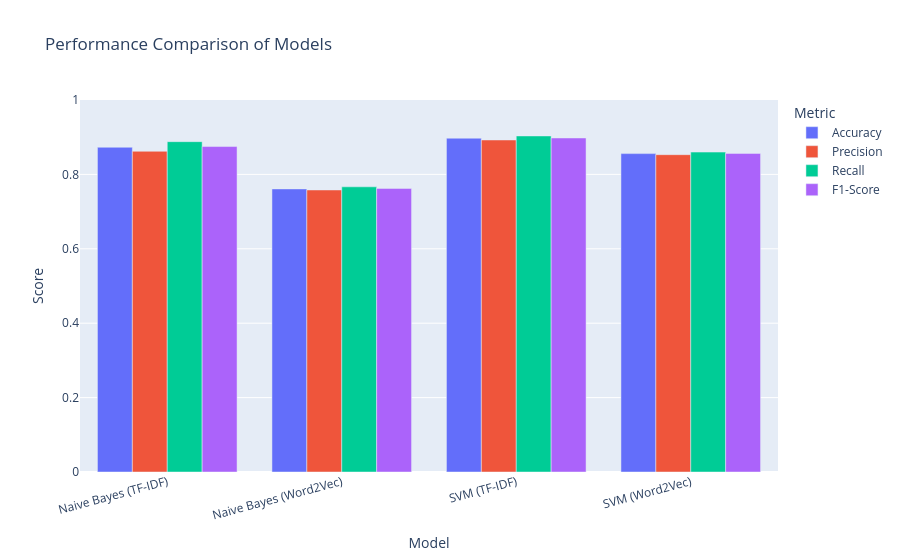

The code cell stored with this chart in its notebook:
### Markdown cell above
## Visualization 4 — Model Comparison

### Code cell
metrics_long = comparison_df[
    ["Model","Accuracy","Precision","Recall","F1-Score"]
].melt(id_vars="Model", var_name="Metric", value_name="Score")

fig = px.bar(
    metrics_long,
    x="Model",
    y="Score",
    color="Metric",
    barmode="group",
    title="Performance Comparison of Models",
    labels={"Model": "Model", "Score": "Score"},
    range_y=[0, 1]
)

fig.update_layout(xaxis_tickangle=-15)
fig.show()

best_model_name = comparison_df.sort_values(
    by="F1-Score",
    ascending=False
).iloc[0]["Model"]

print(f"""
The chart compares all trained models using Accuracy,
Precision, Recall and F1-Score.

The best-performing model is {best_model_name}.
""")

### Figure 1 — Plotly figure (JSON) as saved in the notebook; plotly's stock layout.template omitted (floating-point values rounded to 4 significant figures)
{"data": [{"alignmentgroup": "True", "hovertemplate": "Metric=Accuracy<br>Model=%{x}<br>Score=%{y}<extra></extra>", "legendgroup": "Accuracy", "marker": {"color": "#636efa", "pattern": {"shape": ""}}, "name": "Accuracy", "offsetgroup": "Accuracy", "orientation": "v", "showlegend": true, "textposition": "auto", "type": "bar", "x": ["Naive Bayes (TF-IDF)", "Naive Bayes (Word2Vec)", "SVM (TF-IDF)", "SVM (Word2Vec)"], "xaxis": "x", "y": [0.873, 0.761, 0.8973, 0.8559], "yaxis": "y"}, {"alignmentgroup": "True", "hovertemplate": "Metric=Precision<br>Model=%{x}<br>Score=%{y}<extra></extra>", "legendgroup": "Precision", "marker": {"color": "#EF553B", "pattern": {"shape": ""}}, "name": "Precision", "offsetgroup": "Precision", "orientation": "v", "showlegend": true, "textposition": "auto", "type": "bar", "x": ["Naive Bayes (TF-IDF)", "Naive Bayes (Word2Vec)", "SVM (TF-IDF)", "SVM (Word2Vec)"], "xaxis": "x", "y": [0.8621, 0.7581, 0.8925, 0.853], "yaxis": "y"}, {"alignmentgroup": "True", "hovertemplate": "Metric=Recall<br>Model=%{x}<br>Score=%{y}<extra></extra>", "legendgroup": "Recall", "marker": {"color": "#00cc96", "pattern": {"shape": ""}}, "name": "Recall", "offsetgroup": "Recall", "orientation": "v", "showlegend": true, "textposition": "auto", "type": "bar", "x": ["Naive Bayes (TF-IDF)", "Naive Bayes (Word2Vec)", "SVM (TF-IDF)", "SVM (Word2Vec)"], "xaxis": "x", "y": [0.888, 0.7666, 0.9034, 0.86], "yaxis": "y"}, {"alignmentgroup": "True", "hovertemplate": "Metric=F1-Score<br>Model=%{x}<br>Score=%{y}<extra></extra>", "legendgroup": "F1-Score", "marker": {"color": "#ab63fa", "pattern": {"shape": ""}}, "name": "F1-Score", "offsetgroup": "F1-Score", "orientation": "v", "showlegend": true, "textposition": "auto", "type": "bar", "x": ["Naive Bayes (TF-IDF)", "Naive Bayes (Word2Vec)", "SVM (TF-IDF)", "SVM (Word2Vec)"], "xaxis": "x", "y": [0.8749, 0.7623, 0.8979, 0.8565], "yaxis": "y"}], "layout": {"barmode": "group", "legend": {"title": {"text": "Metric"}, "tracegroupgap": 0}, "title": {"text": "Performance Comparison of Models"}, "xaxis": {"anchor": "y", "domain": [0, 1], "tickangle": -15, "title": {"text": "Model"}}, "yaxis": {"anchor": "x", "domain": [0, 1], "range": [0, 1], "title": {"text": "Score"}}}}
